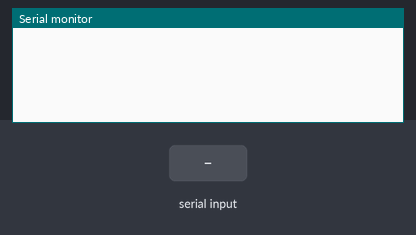
Recording of a sketch running on a simulated ESP32. Shown: the last lines printed to the serial monitor. Inputs (shaded band) come from the test bench.

Above: at 1.2 s.
1.3 s: "1\n" received over Serial
At 2.5 s:
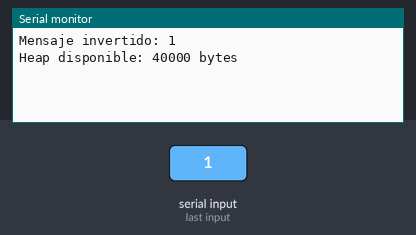
2.8 s: "0\n" received over Serial
At 4.0 s:
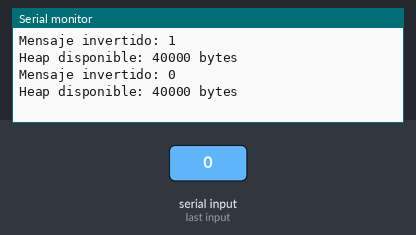
4.3 s: "2\n" received over Serial
At 4.9 s:
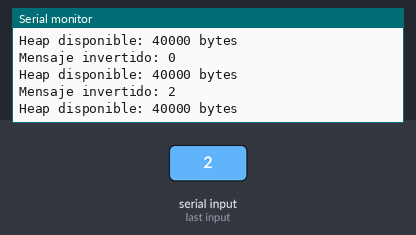

The sketch:

RTOS_Actividad_1.ino
```cpp
#include <Arduino.h>

// En ESP32 de doble núcleo, las tareas de aplicación se fijan al núcleo 1.
// En ESP32 unicore, se fijan al núcleo 0.
#if CONFIG_FREERTOS_UNICORE
static const BaseType_t app_cpu = 0;
#else
static const BaseType_t app_cpu = 1;
#endif

// Manejadores (handles) de las tareas que recibirán notificaciones.
TaskHandle_t tareaProcesamientoHandle;
TaskHandle_t tareaSerialHandle;

// Tarea 1: recepción por puerto serial.
// Lee caracteres, arma un String hasta recibir '\n', reserva memoria dinámica
// y envía el puntero a la tarea de procesamiento mediante una notificación.
void tareaRecepcion(void *parameter){
  String mensaje = "";  // Acumula los caracteres recibidos.

  while(1){
    if(Serial.available()){
      char caracter = Serial.read();

      if(caracter == '\n'){
        // +1 para el carácter nulo de fin de cadena.
        size_t memoriaNecesaria = mensaje.length() + 1;

        // Verifica que haya heap suficiente antes de reservar.
        if(xPortGetFreeHeapSize() >= memoriaNecesaria){
          char *dato = (char *)pvPortMalloc(memoriaNecesaria);

          if(dato != NULL){
            strcpy(dato, mensaje.c_str());

            // Envía la dirección de memoria como valor de notificación.
            // eSetValueWithOverwrite reemplaza una notificación anterior
            // si aún no se procesó.
            xTaskNotify(
              tareaProcesamientoHandle,
              (uint32_t)(uintptr_t)dato,
              eSetValueWithOverwrite
            );
          }
          else{
            Serial.println("Error: No se pudo reservar memoria.");
          }
        }
        else{
          Serial.println("Error: Memoria Heap insuficiente.");
        }

        mensaje = ""; // Reinicia el buffer para el siguiente mensaje.
      }
      else{
        mensaje += caracter; // Sigue acumulando caracteres.
      }
    }

    // Pequeña pausa para no bloquear el planificador.
    vTaskDelay(10 / portTICK_PERIOD_MS);
  }
}

// Tarea 2: procesamiento.
// Espera una notificación con la dirección de una cadena, invierte la cadena
// in situ y envía el mismo puntero a la tarea serial.
void tareaProcesamiento(void *parameter){
  while(1){
    uint32_t direccion;

    // Espera hasta 5 segundos una notificación con el puntero.
    // Los dos primeros 0 indican que no se limpian bits de notificación.
    if(xTaskNotifyWait(0, 0, &direccion, 5000 / portTICK_PERIOD_MS) == pdTRUE){
      char *dato = (char *)(uintptr_t)direccion; // Recupera el puntero.
      int longitud = strlen(dato);

      // Invierte la cadena intercambiando extremos.
      for(int i = 0; i < longitud / 2; i++){
        char temporal = dato[i];
        dato[i] = dato[longitud - 1 - i];
        dato[longitud - 1 - i] = temporal;
      }

      // Envía el puntero ya procesado a la tarea serial.
      xTaskNotify(
        tareaSerialHandle,
        (uint32_t)(uintptr_t)dato,
        eSetValueWithOverwrite
      );
    }
    else{
      // Mensaje periódico si no hay actividad durante el tiempo de espera.
      Serial.println("Estado: Sistema inactivo, esperando comandos...");
    }
  }
}

// Tarea 3: transmisión por puerto serial.
// Espera una notificación con la dirección de la cadena procesada, la imprime,
// muestra el heap libre y libera la memoria reservada.
void tareaSerial(void *parameter){
  while(1){
    uint32_t direccion;

    // Espera indefinidamente hasta recibir una notificación.
    xTaskNotifyWait(0, 0, &direccion, portMAX_DELAY);
    char *dato = (char *)(uintptr_t)direccion; // Recupera el puntero.

    Serial.print("Mensaje invertido: ");
    Serial.println(dato);
    Serial.print("Heap disponible: ");
    Serial.print(xPortGetFreeHeapSize());
    Serial.println(" bytes");

    vPortFree(dato); // Libera la memoria reservada en tareaRecepcion.
  }
}

// Configuración inicial.
void setup(){
  Serial.begin(115200);

  // Crea la tarea de recepción serial.
  xTaskCreatePinnedToCore(
    tareaRecepcion,
    "Recepcion",
    2048,
    NULL,
    1,
    NULL,
    app_cpu
  );

  // Crea la tarea de procesamiento y guarda su handle para notificarla.
  xTaskCreatePinnedToCore(
    tareaProcesamiento,
    "Procesamiento",
    2048,
    NULL,
    1,
    &tareaProcesamientoHandle,
    app_cpu
  );

  // Crea la tarea de salida serial y guarda su handle para notificarla.
  xTaskCreatePinnedToCore(
    tareaSerial,
    "Serial",
    2048,
    NULL,
    1,
    &tareaSerialHandle,
    app_cpu
  );
}

// loop vacío: todo el trabajo se realiza en las tareas de FreeRTOS.
void loop(){

}
```

Measured:
- after the input at 1.3 s, the serial monitor: prints a new line at once (image 1)
- after the input at 2.8 s, the serial monitor: prints a new line at once (image 2)
- after the input at 4.3 s, the serial monitor: prints a new line at once (image 3)
